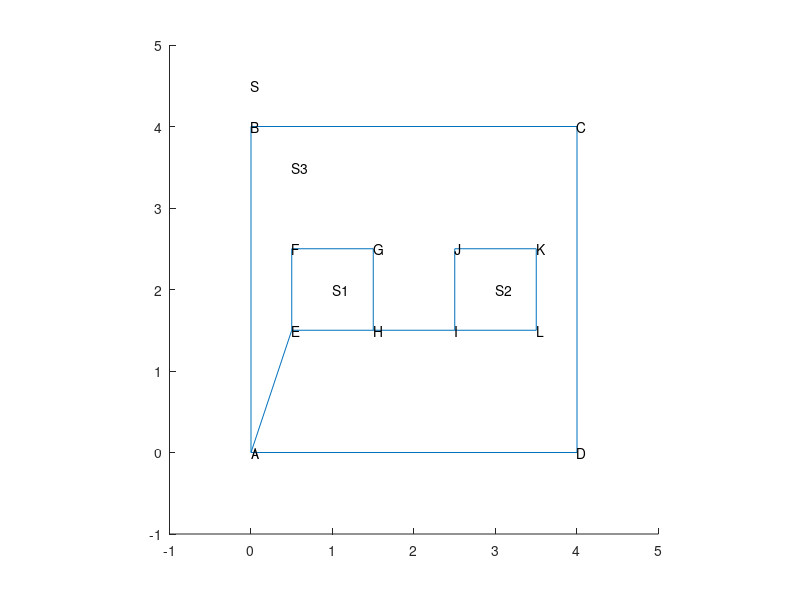

Write the MATLAB code that produced this figure. (Note: this script raises an error after producing the figure.)
clc
clear

%% to generate polygons
% clc;
% clear;
sim_mark='r*';
a = 4;
b = 1;
% node_num = 3;
% sim_times = 1000; 

A = [0 0]; B = [0 a]; C = [a a]; D = [a 0];
E = [(a-b)/2 (a-b)/2]; F = [(a-b)/2 b+(a-b)/2]; G = [b+(a-b)/2 b+(a-b)/2]; H = [b+(a-b)/2 (a-b)/2];
M = [1 0];
I = E+M;
J = F+M;
K = G+M;
L = H+M;

E = E-M;
F = F-M;
G = G-M;
H = H-M;


% use x1 and y1 denote the rectangle that just encompasses the whole
% outside square; 
x1 = a; y1 = a;
% outside square vertices
xv = [A(1) B(1) C(1) D(1)];
yv = [A(2) B(2) C(2) D(2)];

figure(1);
line([xv A(1)],[yv A(2)]);
text(A(1),A(2),'A');
text(B(1),B(2),'B');
text(C(1),C(2),'C');
text(D(1),D(2),'D');
% inside square vertices
xv1 = [E(1) F(1) G(1) H(1)];
yv1 = [E(2) F(2) G(2) H(2)];
line([xv1 E(1)],[yv1 E(2)]);
line([A(1) E(1)],[A(2) E(2)]);
line([H(1) I(1)],[H(2) I(2)]);
text(E(1),E(2),'E');
text(F(1),F(2),'F');
text(G(1),G(2),'G');
text(H(1),H(2),'H');

xv2 = [I(1) J(1) K(1) L(1)];
yv2 = [I(2) J(2) K(2) L(2)];
line([xv2 I(1)],[yv2 I(2)]);
text(I(1),I(2),'I');
text(J(1),J(2),'J');
text(K(1),K(2),'K');
text(L(1),L(2),'L');

text(0.5,3.5,'S3');
text(1,2,'S1');
text(3,2,'S2');
text(0,4.5,'S');
axis equal;
axis([-1 5 -1 5]);
figure(2);
% the ring (x,y) coordinates:
% xv_ring = [A(1) B(1) C(1) D(1) A(1) E(1) H(1) G(1) F(1) E(1)];
% yv_ring = [A(2) B(2) C(2) D(2) A(2) E(2) H(2) G(2) F(2) E(2)];
xv_ring = [A(1) B(1) C(1) D(1) A(1) E(1) H(1) I(1) L(1) K(1) J(1) I(1) H(1) G(1) F(1) E(1)];
yv_ring = [A(2) B(2) C(2) D(2) A(2) E(2) H(2) I(2) L(2) K(2) J(2) I(2) H(2) G(2) F(2) E(2)];

height = 5;
d1=10;% the density of the inner square
d2=5;
d3=1;% the density of the ring
%%%%%%%%%%%%%%%%%%%%%%%%%%%%%%%%%%%%%%%%%%%%%%%%%%%%%%%%%%%%%%%%%%%%%%%%%%%
R = [-1 -1];

% 2 inner areas:
x_cell = cell(3,1);
y_cell = cell(3,1);
x_cell{1,1} = xv1;
x_cell{2,1} = xv2;
x_cell{3,1} = xv_ring;
y_cell{1,1} = yv1;
y_cell{2,1} = yv2;
y_cell{3,1} = yv_ring;
d_array = [d1;d2;d3];
%%%%%%%%%%%%%%%%%%%%%%%%%%%%%%%%%%%%%%%%%%%%%%%%%%%%%%%%%%%%%%%%%%%%%%%%%%%
% 1 inner area:
% x_cell = cell(2,1);
% y_cell = cell(2,1);
% x_cell{1,1} = xv1;
% x_cell{2,1} = xv_ring;
% y_cell{1,1} = yv1;
% y_cell{2,1} = yv_ring;
% d_array = [d1;d2];
[ r_array, cdf_array ] = cdf_tiered_polygon_R2rand(R,x_cell,y_cell,d_array,height);
plot(r_array,cdf_array,'k-');

hold on;
% [d_array2,r2d_cdf2,sim_d1,sim_d2] = sim_polygon_R2rand(R,xv,yv,xv1,yv1,d1,d2,height); %simulation
[d_array2,r2d_cdf2,sim_density] = sim_tiered_polygon_R2rand(R,x_cell,y_cell,d_array,height);
sim_density
R_R=plot(d_array2,r2d_cdf2,'k*'); % R_R: ring

%==========================================
box on;
% axis([0 1.0 0 1.0]);
xlabel('Distance','fontsize',16);
ylabel('CDF','fontsize',16);

% AX = legend([R_S R_L R_R],'CDF1(To the inner square)','CDF(To the outer square)','CDF2(To the ring)',2);
AX = legend([R_R],'to the whole area',2);
LEG = findobj(AX,'type','text');
set(LEG,'FontSize',16);
% axis([-2 8 0 1]);
grid on;